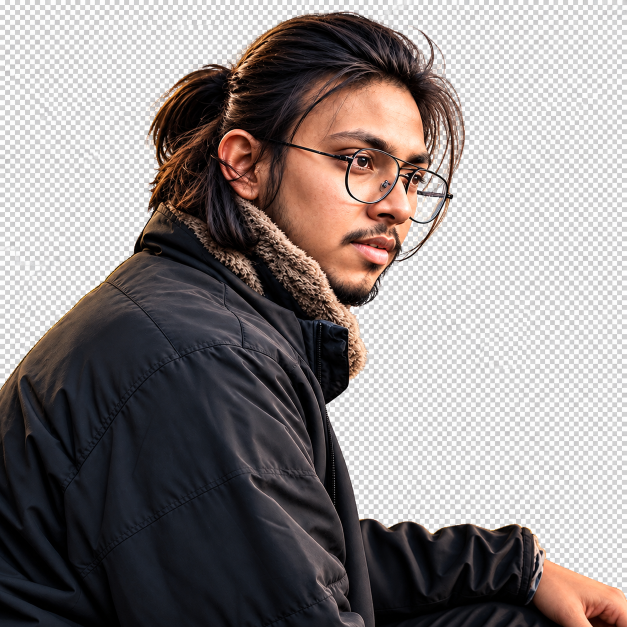
#> input picture .portrait-source.png, 1254 x 1254 px, found by its file name (shown at 1/2 size)
$ python portrait-key.py
#> lines starting #> are read from the running program, lines starting #| are printed output that depends on the picture; after the words box and inside, x2 and y2 are one past the last pixel; in counts of white or black regions, pixels touching at a corner belong together
from PIL import Image
import numpy as np
from scipy import ndimage

src = "/home/daytona/codebase/.portrait-source.png"
im = Image.open(src).convert("RGB")
#> im is the input picture: PIL image 1254x1254 RGB; mean R, G, B 141.8, 134.8, 133.9
a = np.asarray(im).astype(np.float32)
lum = 0.2126 * a[..., 0] + 0.7152 * a[..., 1] + 0.0722 * a[..., 2]
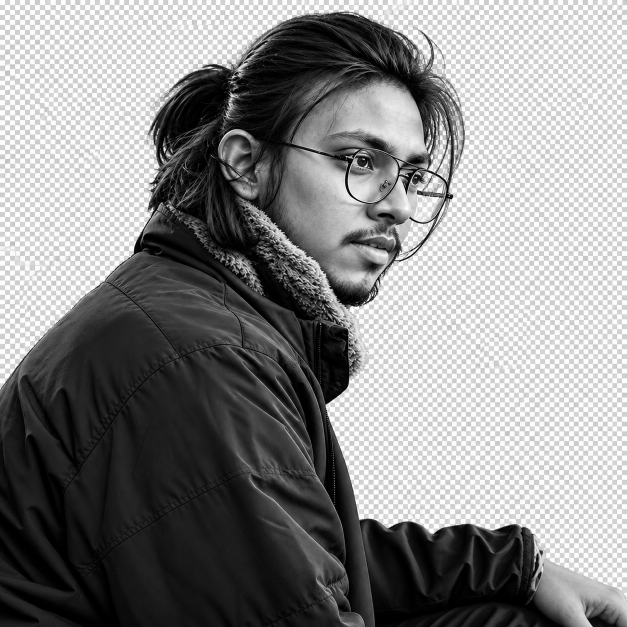
#> lum: shape (1254, 1254) float32 (shown at 1/2 size); min 0, max 255, mean 136.2
sat = a.max(2) - a.min(2)
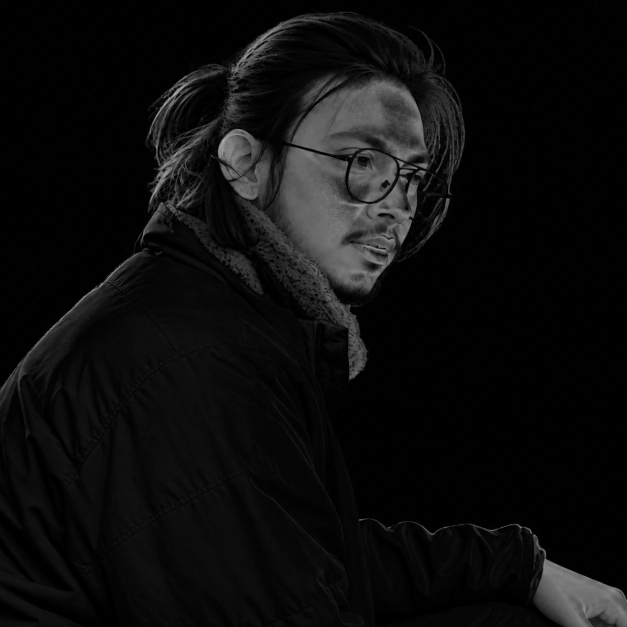
#> sat: shape (1254, 1254) float32 (shown at 1/2 size); min 0, max 178, mean 13.1

bg_score = np.clip((lum - 168) / 40.0, 0, 1) * np.clip((16 - sat) / 8.0, 0, 1)
cand = bg_score > 0.55
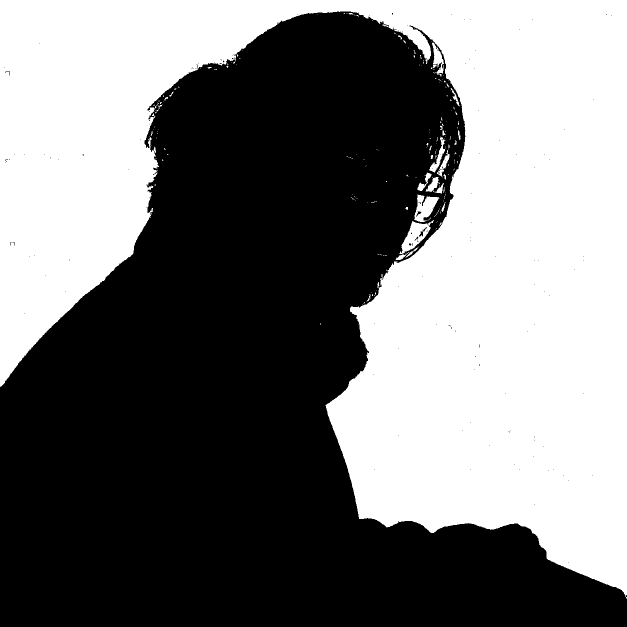
#> cand: shape (1254, 1254) bool (shown at 1/2 size); 46.5% white; 200 white regions (170 under 20 px), largest, box (x1, y1, x2, y2) and area: (0, 0, 1254, 1198) 723400, (799, 440, 868, 508) 1836, (828, 389, 879, 444) 1534
lbl, _ = ndimage.label(cand)
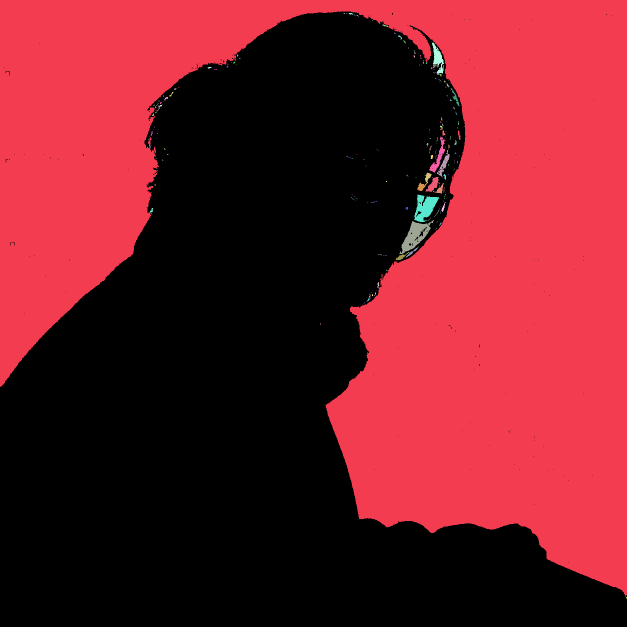
#> lbl: shape (1254, 1254) int32 (shown at 1/2 size); 271 distinct labels, from 0 to 270; one colour per label, 0 black
ids = set(np.unique(np.concatenate([lbl[0, :], lbl[-1, :], lbl[:, 0], lbl[:, -1]])))
#> ids = 3 items
ids.discard(0)
bg = np.isin(lbl, list(ids))
#> bg: shape (1254, 1254) bool; 46% white; 1 white region, box (x1, y1, x2, y2) and area: (0, 0, 1254, 1198) 723331

alpha = np.where(bg, 0.0, 1.0)
print("alpha unique:", np.unique(alpha)[:5], "fg fraction:", round(float((~bg).mean()), 3))
#| alpha unique: [0. 1.] fg fraction: 0.54

soft = ndimage.gaussian_filter(alpha, 0.9)
fg = ~bg
print("soft inside fg: min %.3f mean %.3f" % (soft[fg].min(), soft[fg].mean()))
#| soft inside fg: min 0.196 mean 0.998

eroded = ndimage.binary_erosion(bg, iterations=2)
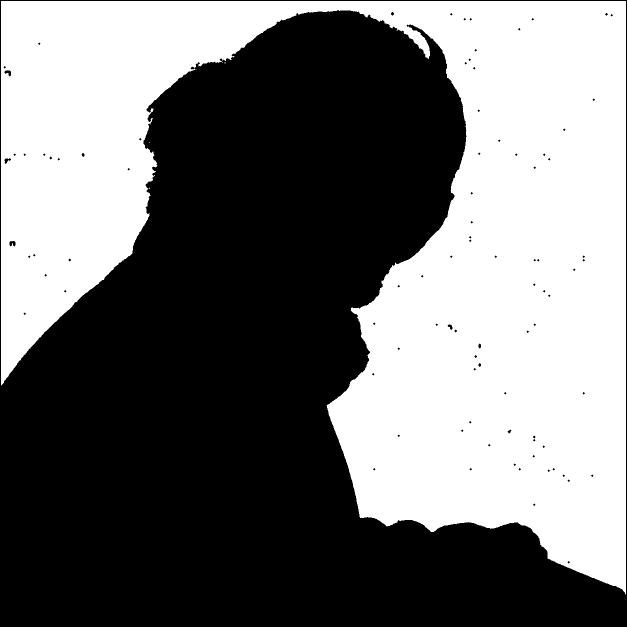
#> eroded: shape (1254, 1254) bool (shown at 1/2 size); 45.1% white; 6 white regions (5 under 20 px), largest, box (x1, y1, x2, y2) and area: (2, 2, 1252, 1189) 708601
final = np.where(fg, np.clip(0.35 + soft * 0.9, 0, 1), 0.0)
final[eroded] = 0.0
print("final percentiles:", [round(float(np.percentile(final, p)), 3) for p in (5, 25, 50, 75, 95, 99)])
#| final percentiles: [0.0, 0.0, 1.0, 1.0, 1.0, 1.0]

# tighten: keep only solid interior opaque, feather 1px on the way out
core = ndimage.binary_erosion(fg, iterations=1)
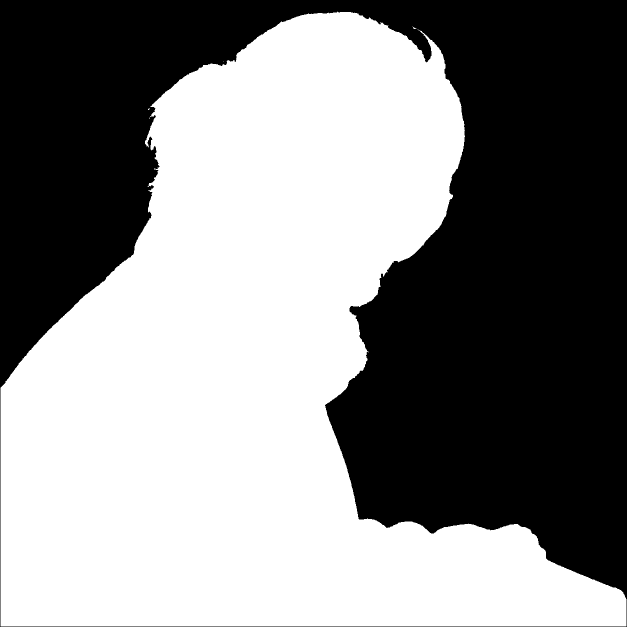
#> core: shape (1254, 1254) bool (shown at 1/2 size); 53.7% white; 1 black region, box (x1, y1, x2, y2) and area: (0, 0, 1254, 1254) 728767
final = np.where(core, 1.0, final * 0.9)
print("opaque fraction now:", round(float((final > 0.95).mean()), 3))
#| opaque fraction now: 0.537

ys, xs = np.where(final > 0.15)
y0, y1 = max(0, ys.min() - 10), min(a.shape[0], ys.max() + 10)
#> y0 = 12; y1 = 1254
x0, x1 = max(0, xs.min() - 10), min(a.shape[1], xs.max() + 10)
#> x0 = 0; x1 = 1254
print("bbox", (x0, y0, x1, y1))
#| bbox (0, 12, 1254, 1254)

rgba = np.dstack([np.asarray(im), (final * 255).astype(np.uint8)])[y0:y1, x0:x1]
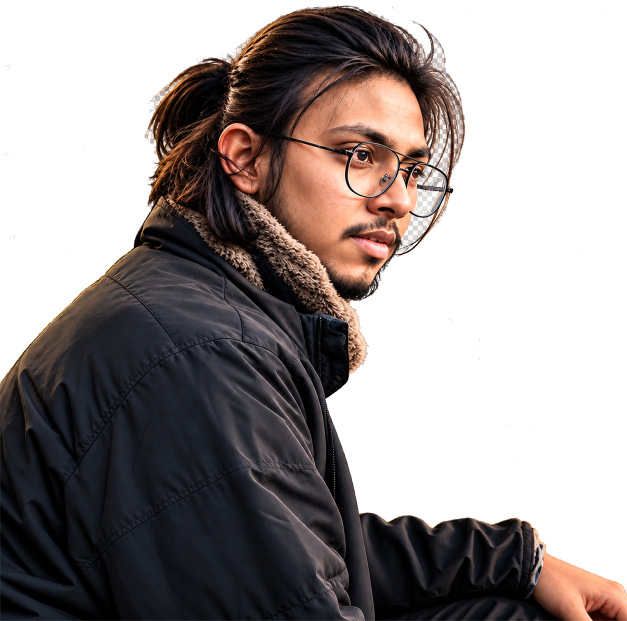
#> rgba: shape (1242, 1254, 4) (shown at 1/2 size); mean R, G, B, A 141, 133.8, 132.9, 138.9; transparent parts drawn white
out = Image.fromarray(rgba, "RGBA")
out.thumbnail((1100, 1100), Image.LANCZOS)
out.save("/home/daytona/codebase/portrait-preview.png", optimize=True)
print("saved", out.size)
#| saved (1100, 1089)

chk = np.asarray(out)
al = chk[..., 3] / 255.0
print("check transparent %:", round(float((al < 0.05).mean()) * 100, 1), "| opaque %:", round(float((al > 0.95).mean()) * 100, 1))
#| check transparent %: 45.3 | opaque %: 54.2

$ run again, with .portrait-keyed.png copied over .portrait-source.png
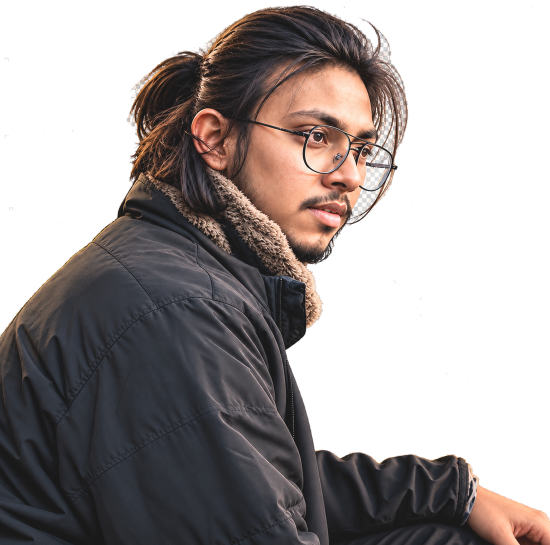
#> input picture .portrait-keyed.png, 1100 x 1090 px, found by its file name (shown at 1/2 size)
#> cand: shape (1090, 1100) bool; 1% white; 524 white regions (433 under 20 px), largest, box (x1, y1, x2, y2) and area: (701, 376, 761, 436) 1415, (725, 332, 771, 380) 1186, (758, 65, 779, 125) 571
#> `lbl, _ = ndimage.label(cand)`:
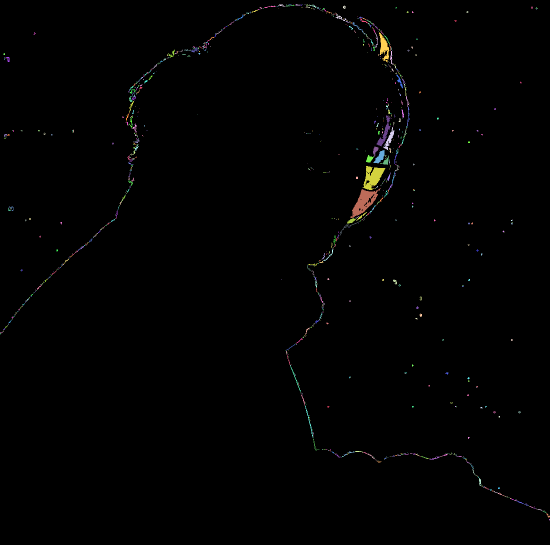
#> lbl: shape (1090, 1100) int32 (shown at 1/2 size); 1140 distinct labels, from 0 to 1139; one colour per label, 0 black
#> ids = 4 items
#> bg: shape (1090, 1100) bool; 0% white in thin lines or dots, all inside (x1, y1, x2, y2) = (0, 666, 1100, 1041)
#| alpha unique: [0. 1.] fg fraction: 1.0
#| soft inside fg: min 0.485 mean 1.000
#> eroded: shape (1090, 1100) bool; every value is 0
#| final percentiles: [1.0, 1.0, 1.0, 1.0, 1.0, 1.0]
#> `core = ndimage.binary_erosion(fg, iterations=1)`:
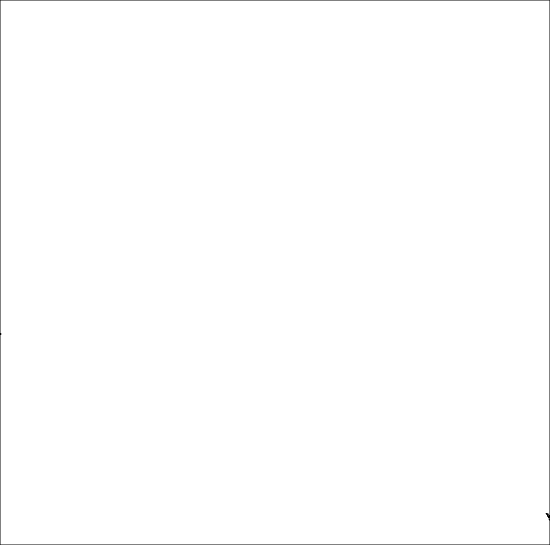
#> core: shape (1090, 1100) bool (shown at 1/2 size); 99.6% white; black in thin lines or dots
#| opaque fraction now: 0.996
#> y0 = 0; y1 = 1090
#> x0 = 0; x1 = 1100
#| bbox (0, 0, 1100, 1090)
#| saved (1100, 1090)
#| check transparent %: 0.0 | opaque %: 99.6

$ run again, with .backup-portrait-echo.webp saved as .portrait-source.png
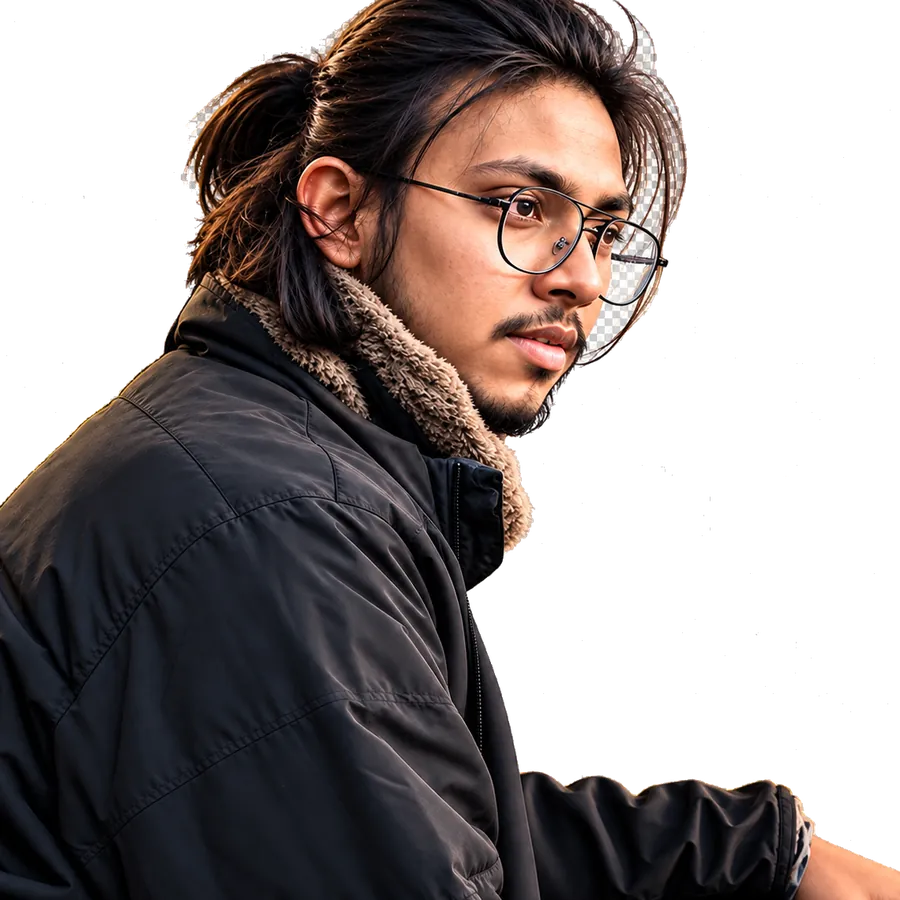
#> input picture .backup-portrait-echo.webp, 900 x 900 px, found by its file name
#> cand: shape (900, 900) bool; 1.9% white; 597 white regions (495 under 20 px), largest, box (x1, y1, x2, y2) and area: (583, 301, 637, 355) 1158, (606, 260, 646, 303) 958, (295, 8, 352, 53) 463
#> `lbl, _ = ndimage.label(cand)`:
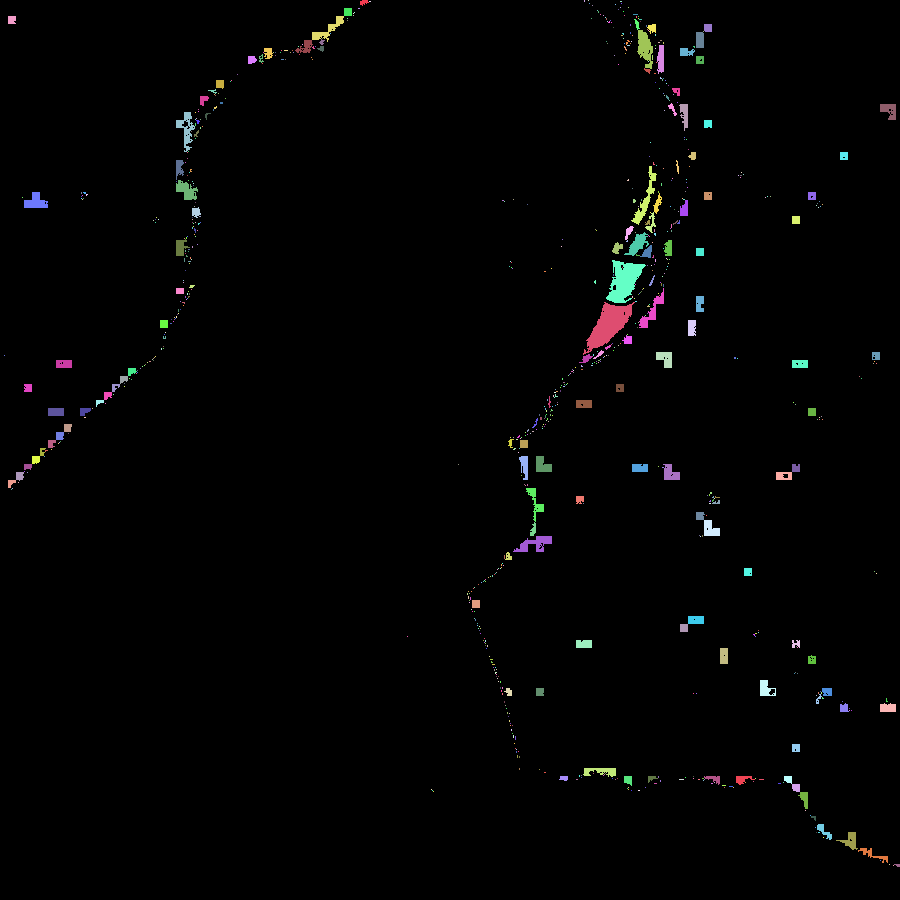
#> lbl: shape (900, 900) int32; 797 distinct labels, from 0 to 796; one colour per label, 0 black
#> ids = 5 items
#> bg: shape (900, 900) bool; 0.01% white; 4 white regions (3 under 20 px), largest, box (x1, y1, x2, y2) and area: (360, 0, 369, 6) 34
#| alpha unique: [0. 1.] fg fraction: 1.0
#| soft inside fg: min 0.435 mean 1.000
#> eroded: shape (900, 900) bool; 0% white in thin lines or dots, all inside (x1, y1, x2, y2) = (362, 2, 363, 3)
#| final percentiles: [1.0, 1.0, 1.0, 1.0, 1.0, 1.0]
#> `core = ndimage.binary_erosion(fg, iterations=1)`:
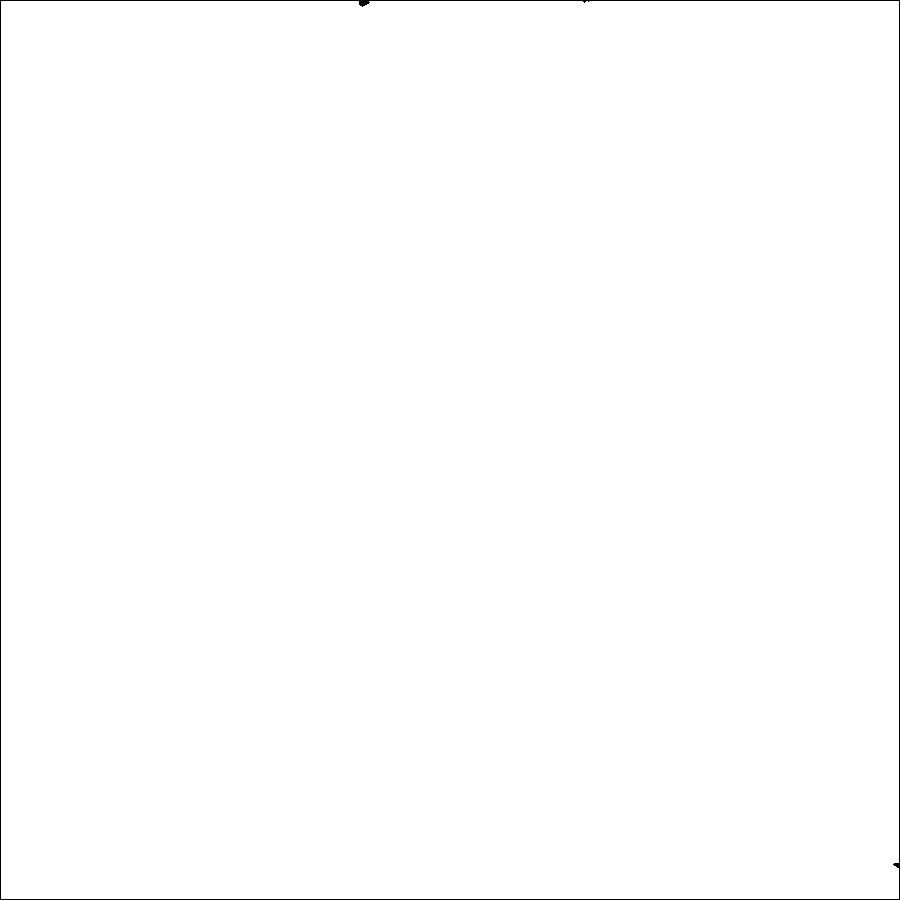
#> core: shape (900, 900) bool; 99.5% white; black in thin lines or dots
#| opaque fraction now: 0.995
#> y0 = 0; y1 = 900
#> x0 = 0; x1 = 900
#| bbox (0, 0, 900, 900)
#| saved (900, 900)
#| check transparent %: 0.0 | opaque %: 99.5

$ run again, with .backup-portrait-thumb.webp saved as .portrait-source.png
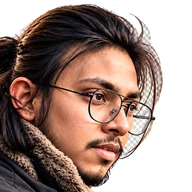
#> input picture .backup-portrait-thumb.webp, 192 x 192 px, found by its file name
#> cand: shape (192, 192) bool; 4.2% white; 99 white regions (83 under 20 px), largest, box (x1, y1, x2, y2) and area: (147, 128, 168, 152) 193, (120, 135, 141, 158) 137, (136, 160, 144, 176) 128
#> lbl: shape (192, 192) int32; 131 distinct labels, from 0 to 130
#> ids = 5 items
#> bg: shape (192, 192) bool; 0.49% white; 4 white regions (1 under 20 px), largest, box (x1, y1, x2, y2) and area: (120, 0, 128, 8) 64, (152, 0, 160, 8) 58, (48, 0, 56, 8) 56
#| alpha unique: [0. 1.] fg fraction: 0.995
#| soft inside fg: min 0.475 mean 0.999
#> eroded: shape (192, 192) bool; 0.08% white; 3 white regions (3 under 20 px)
#| final percentiles: [1.0, 1.0, 1.0, 1.0, 1.0, 1.0]
#> `core = ndimage.binary_erosion(fg, iterations=1)`:
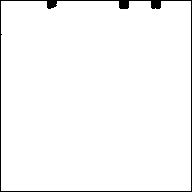
#> core: shape (192, 192) bool; 97.3% white; 1 black region, box (x1, y1, x2, y2) and area: (0, 0, 192, 192) 988
#| opaque fraction now: 0.973
#> y0 = 0; y1 = 192
#> x0 = 0; x1 = 192
#| bbox (0, 0, 192, 192)
#| saved (192, 192)
#| check transparent %: 0.5 | opaque %: 97.3
